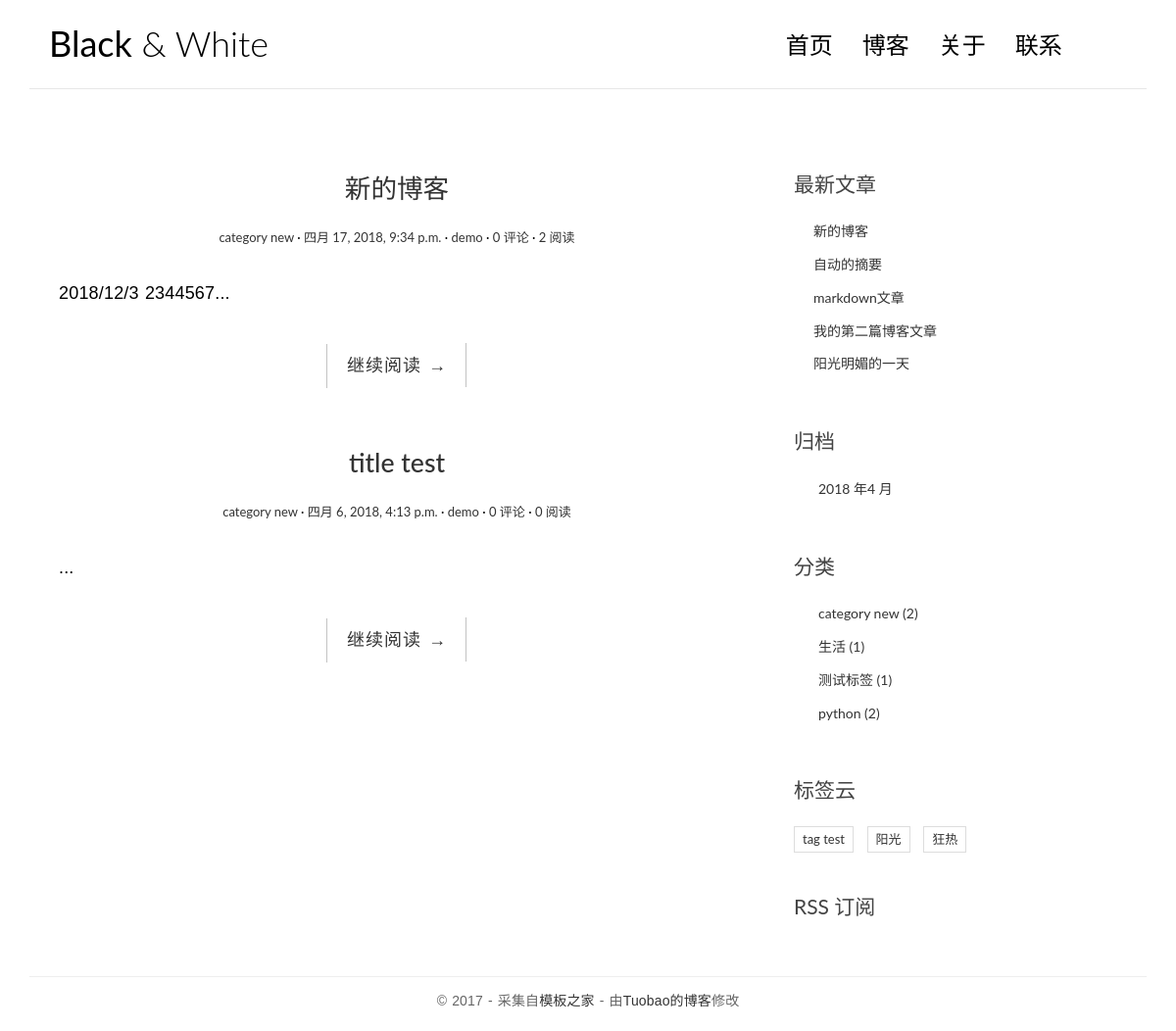
Page /category/1/ on the committed database.
### blog/models.py (models this page shows, shortened)
class Post(models.Model):
    title = models.CharField(max_length=70)
    body= models.TextField()
    created_time = models.DateTimeField()
    modified_time = models.DateTimeField()
    excerpt = models.CharField(max_length=200, blank=True)
    category = models.ForeignKey(Category)
    tags = models.ManyToManyField(Tag, blank=True)
    author = models.ForeignKey(User, related_name='author')
    views = models.PositiveIntegerField(default=0, editable=False)
    def get_absolute_url(self):
        return reverse('blog:detail', kwargs={'pk': self.pk})
    class Meta:
        ordering = ['-created_time']

class Category(models.Model):
    name = models.CharField(max_length=100)

class Tag(models.Model):
    name = models.CharField(max_length=100)

### blog/views.py (the view)
# urls.py: url(r'^category/(?P<pk>[0-9])+/$', views.CategoryView.as_view(), name='category'),
class CategoryView(IndexView):
    def get_queryset(self):
        cate = get_object_or_404(Category, pk=self.kwargs.get('pk'))
        return super(CategoryView, self).get_queryset().filter(category=cate)

### blog/templatetags/blog_tags.py (called while the page is built)
@register.simple_tag
def get_recent_posts(num=5):
    return Post.objects.all().order_by('-created_time')[:num]

@register.simple_tag
def archivers():
    return Post.objects.dates('created_time', 'month', order='DESC')

@register.simple_tag
def get_categories():
    return Category.objects.annotate(num_posts=Count('post')).filter(num_posts__gt=0)

@register.simple_tag
def get_tags():
    return Tag.objects.annotate(num_posts=Count('post')).filter(num_posts__gt=0)

### blog/views.py (called while the page is built, shortened)
    def get_context_data(self, **kwargs):
        context = super().get_context_data(**kwargs)
        paginator = context.get('paginator')
        page = context.get('page_obj')
        is_paginated = context.get('is_paginated')
        pagination_data = self.pagination_data(paginator, page, is_paginated)
        context.update(pagination_data)
        return context

    def pagination_data(self, paginator, page, is_paginated):
        if not is_paginated:
            return {}

### templates/blog/index.html (shortened to what this page needs)
{% extends 'base.html' %}
{% block main %}
{% for post in post_list %}
<article class="post post-{{ post.pk }}">
    <header class="entry-header">
        <h1 class="entry-title">
            <a href="{{ post.get_absolute_url }}">{{ post.title }}</a>
        </h1>
        <div class="entry-meta">
            <span class="post-category"><a href="#">{{ post.category.name }}</a></span>
            <span class="post-date"><a href="#"><time class="entry-date"
                                                      datetime="{{ post.created_time }}">{{ post.created_time }}</time></a></span>
            <span class="post-author"><a href="#">{{ post.author }}</a></span>
            <span class="comments-link"><a href="#">{{ post.comment_set.count }} 评论</a></span>
            <span class="views-count"><a href="#">{{ post.views }} 阅读</a></span>
        </div>
    </header>
    <div class="entry-content clearfix">
        <p>{{ post.excerpt }}...</p>
        <div class="read-more cl-effect-14">
            <a href="{{ post.get_absolute_url }}" class="more-link">继续阅读 <span class="meta-nav">→</span></a>
        </div>
    </div>
</article>
{% empty %}
<div class="no-post">暂时还没有发布的文章!</div>
{% endfor %}
{% endblock main %}

### templates/base.html (shortened to what this page needs)
{% load staticfiles %}
{% load blog_tags %}
<html>
<head>
    <link rel="stylesheet" href="http://code.ionicframework.com/ionicons/2.0.1/css/ionicons.min.css">
    <link rel="stylesheet" href="{% static 'blog/css/bootstrap.min.css' %}">
    <link rel="stylesheet" href="{% static 'blog/css/pace.css' %}">
    <link rel="stylesheet" href="{% static 'blog/css/custom.css' %}">
    <link rel="stylesheet" href="{% static 'blog/css/highlights/github.css' %}">
</head>
<body>
<div class="container">
    <header id="site-header">
        <div class="row">
            <div class="col-md-4 col-sm-5 col-xs-8">
                <div class="logo">
                    <h1><a href="{% url 'blog:index' %}"><b>Black</b> &amp; White</a></h1>
                </div>
            </div>
            <div class="col-md-8 col-sm-7 col-xs-4">
                <nav class="main-nav" role="navigation">
                    <div class="collapse navbar-collapse" id="bs-example-navbar-collapse-1">
                        <ul class="nav navbar-nav navbar-right">
                            <li class="cl-effect-11"><a href="{% url 'blog:index' %}" data-hover="首页">首页</a></li>
                            <li class="cl-effect-11"><a href="full-width.html" data-hover="博客">博客</a></li>
                            <li class="cl-effect-11"><a href="about.html" data-hover="关于">关于</a></li>
                            <li class="cl-effect-11"><a href="contact.html" data-hover="联系">联系</a></li>
                        </ul>
                    </div>
                </nav>
            </div>
        </div>
    </header>
</div>
<div class="content-body">
    <div class="container">
        <div class="row">
            <main class="col-md-8">
             {% block main %}
                {%endblock main%}
            </main>
            <aside class="col-md-4">
                <div class="widget widget-recent-posts">
                    <h3 class="widget-title">最新文章</h3>
                    {% get_recent_posts as recent_post_list %}
                    <ul>
                        {% for post in recent_post_list %}
                        <li>
                            <a href="{{ post.get_absolute_url }}">{{ post.title }}</a>
                        </li>
                        {% empty %}
                        <p>暂无文章</p>
                        {% endfor %}
                    </ul>
                </div>
                <div class="widget widget-archives">
                    <h3 class="widget-title">归档</h3>
                    {% archivers as date_list %}
                    <ul>
                        {% for date in date_list %}
                        <li>
                            <a href="{% url 'blog:archives' date.year date.month %}">{{ date.year }} 年{{ date.month }} 月</a>
                        </li>
                        {% empty %}
                        暂无归档
                        {% endfor %}
                    </ul>
                </div>
                <div class="widget widget-category">
                    <h3 class="widget-title">分类</h3>
                    {% get_categories as category_list %}
                    <ul>
                        {% for category in category_list %}
                        <li>
                            <a href="{% url 'blog:category' category.pk %}">{{ category.name }} <span class="post-count">({{ category.num_posts }})</span></a>
                        </li>
                        {% empty %}
                        暂无分类
                        {% endfor %}
                    </ul>
                </div>
                <div class="widget widget-tag-cloud">
                    <h3 class="widget-title">标签云</h3>
                    {% get_tags as tag_list %}
                    <ul>
                        {% for tag in tag_list %}
                        <li>
                            <a href="{% url 'blog:tag' tag.pk %}">{{ tag.name }}</a>
                        </li>
                        {% empty %}
                        暂无标签
                        {% endfor %}
                    </ul>
                </div>
                <div class="rss">
                    <a href="{% url 'rss' %}"> RSS 订阅</a>
                </div>
            </aside>
        </div>
    </div>
</div>
<footer id="site-footer">
    <div class="container">
        <div class="row">
            <div class="col-md-12">
                <p class="copyright">&copy 2017 - 采集自<a href="http://www.cssmoban.com/"
                                                        target="_blank" title="模板之家">模板之家</a>
                    - 由<a href="http://127.0.0.1:8000" title="网页模板" target="_blank">Tuobao的博客</a>修改
                </p>
            </div>
        </div>
    </div>
</footer>
</body>
</html>

### blog/static/blog/css/custom.css (style rules this page uses)
* { outline: none; }
h1, h2, h3, h4, h5, h6 { margin-top: 0; }
b { font-weight: 400; }
a { color: #333; }
body { color: #444; font-family: 'Lato', sans-serif; }
p { font-family: 'Ubuntu', sans-serif; font-weight: 400; word-spacing: 1px; letter-spacing: 0.01em; }
#site-header { background-color: #FFF; padding: 25px 20px; margin-bottom: 40px; border-bottom: 1px solid #e7e7e7; }
.logo h1 a { color: #000; }
.logo h1 { margin: 0; font-family: 'Lato', sans-serif; font-weight: 300; }
.main-nav { margin-top: 11px; max-width: 95%; }
.main-nav a { color: #000000 !important; padding: 0 0 5px 0 !important; margin-right: 30px; font-family: 'Lato', sans-serif; font-weight: 300; font-size: 24px; }
.cl-effect-11 a { padding: 10px 0; color: #0972b4; text-shadow: none; }
.cl-effect-11 a::before { position: absolute; top: 0; left: 0; overflow: hidden; padding: 0 0 5px 0 !important; max-width: 0; border-bottom: 1px solid #000; color: #000; content: attr(data-hover); white-space: nowrap; -webkit-transition: max-width 0.5s; -moz-transition: max-width 0.5s; transition: max-width 0.5s; }
.content-body { padding-bottom: 4em; }
.post { background: #fff; padding: 30px 30px 0; }
.entry-title { text-align: center; font-size: 1.9em; margin-bottom: 20px; line-height: 1.6; padding: 10px 20px 0; }
.entry-meta { text-align: center; color: #DDDDDD; font-size: 13px; margin-bottom: 30px; }
.entry-content { font-size: 18px; line-height: 1.9; font-weight: 300; color: #000; }
.post-category::after, .post-date::after, .post-author::after, .comments-link::after { content: ' ·'; color: #000; }
.read-more { font-family: 'Ubuntu', sans-serif; font-weight: 400; word-spacing: 1px; letter-spacing: 0.01em; text-align: center; margin-top: 20px; }
.cl-effect-14 a { padding: 0 20px; height: 45px; line-height: 45px; position: relative; display: inline-block; margin: 15px 25px; letter-spacing: 1px; font-weight: 400; text-shadow: 0 0 1px rgba(255, 255, 255, 0.3); }
.cl-effect-14 a::before, .cl-effect-14 a::after { position: absolute; width: 45px; height: 1px; background: #C3C3C3; content: ''; -webkit-transition: all 0.3s; -moz-transition: all 0.3s; transition: all 0.3s; pointer-events: none; }
.cl-effect-14 a::before { top: 0; left: 0; -webkit-transform: rotate(90deg); -moz-transform: rotate(90deg); transform: rotate(90deg); -webkit-transform-origin: 0 0; -moz-transform-origin: 0 0; transform-origin: 0 0; }
.cl-effect-14 a::after { right: 0; bottom: 0; -webkit-transform: rotate(90deg); -moz-transform: rotate(90deg); transform: rotate(90deg); -webkit-transform-origin: 100% 0; -moz-transform-origin: 100% 0; transform-origin: 100% 0; }
.widget { background: #fff; padding: 30px 0 0; }
.widget-title { font-size: 1.5em; margin-bottom: 20px; line-height: 1.6; padding: 10px 0 0; font-weight: 400; }
.widget-recent-posts ul { padding: 0; margin: 0; padding-left: 20px; }
.widget-recent-posts ul li { list-style-type: none; position: relative; line-height: 170%; margin-bottom: 10px; }
.widget-recent-posts ul li::before { content: '\f3d3'; font-family: "Ionicons"; position: absolute; left: -17px; top: 3px; font-size: 16px; color: #000; }
.widget-archives ul { padding: 0; margin: 0; padding-left: 25px; }
.widget-archives ul li { list-style-type: none; position: relative; line-height: 170%; margin-bottom: 10px; }
.widget-archives ul li::before { content: '\f3f3'; font-family: "Ionicons"; position: absolute; left: -25px; top: 1px; font-size: 16px; color: #000; }
.widget-category ul { padding: 0; margin: 0; padding-left: 25px; }
.widget-category ul li { list-style-type: none; position: relative; line-height: 170%; margin-bottom: 10px; }
.widget-category ul li::before { content: '\f3fe'; font-family: "Ionicons"; position: absolute; left: -25px; top: 1px; font-size: 18px; color: #000; }
.widget-tag-cloud ul { padding: 0; margin: 0; margin-right: -10px; }
.widget-tag-cloud ul li { list-style-type: none; font-size: 13px; display: inline-block; margin-right: 10px; margin-bottom: 10px; padding: 3px 8px; border: 1px solid #ddd; }
.rss { font-size: 21px; margin-top: 30px; }
.rss a { color: #444; }
#site-footer { padding-top: 10px; padding: 0 0 1.5em 0; }
.copyright { text-align: center; padding-top: 1em; margin: 0; border-top: 1px solid #eee; color: #666; }

### rows in the picture
Post: title "新的博客", category.name "category new", created_time "四月 17, 2018, 9:34 p.m.", author "demo", comment_set.count "0", views "2", excerpt "2018/12/3 2344567"
Post: title "title test", category.name "category new", created_time "四月 6, 2018, 4:13 p.m.", author "demo", comment_set.count "0", views "0"
Post: title "自动的摘要"
Post: title "markdown文章"
Post: title "我的第二篇博客文章"
Post: title "阳光明媚的一天"
Category: name "category new", num_posts "2"
Category: name "生活", num_posts "1"
Category: name "测试标签", num_posts "1"
Category: name "python", num_posts "2"
Tag: name "tag test"
Tag: name "阳光"
Tag: name "狂热"

### other values in the picture
{{ date.year }} "2018"
{{ date.month }} "4"
